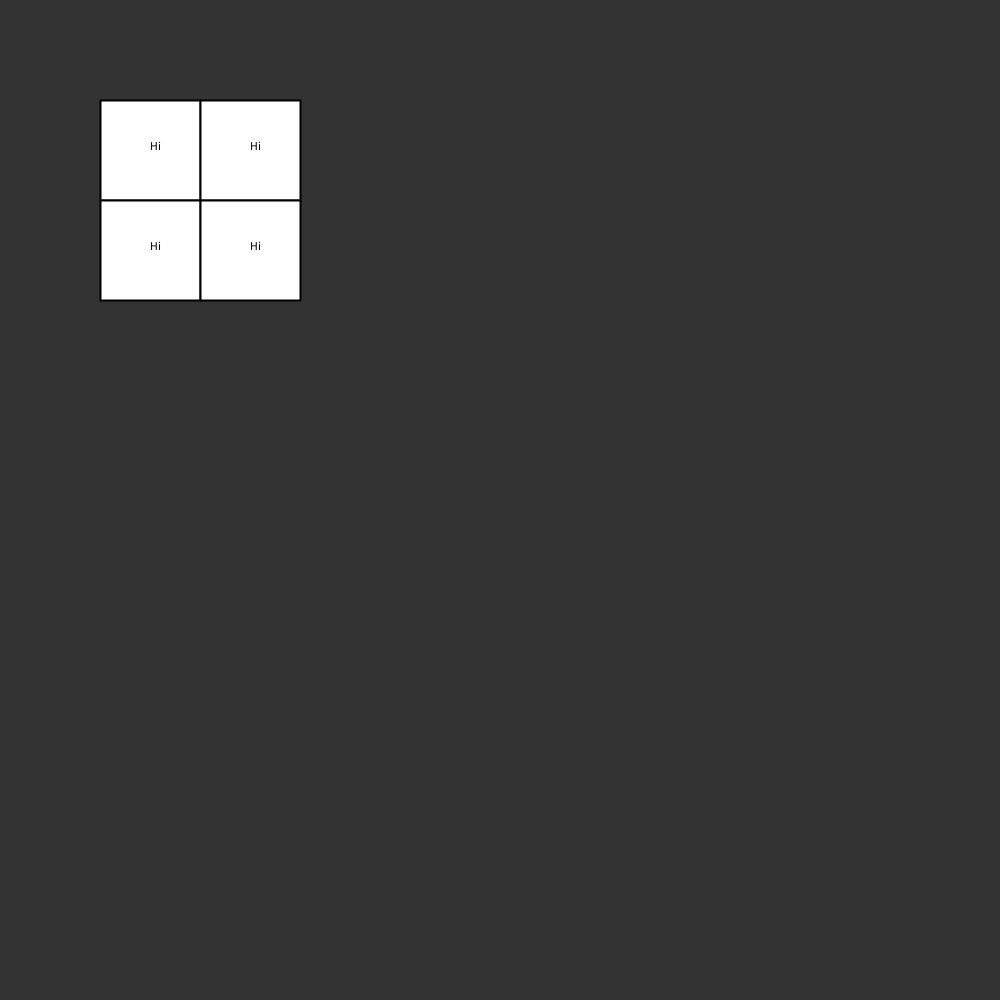
Frame 1 (no input)
Frame 60 (the mouse pressed at the canvas centre just before this capture): identical to frame 1, image omitted
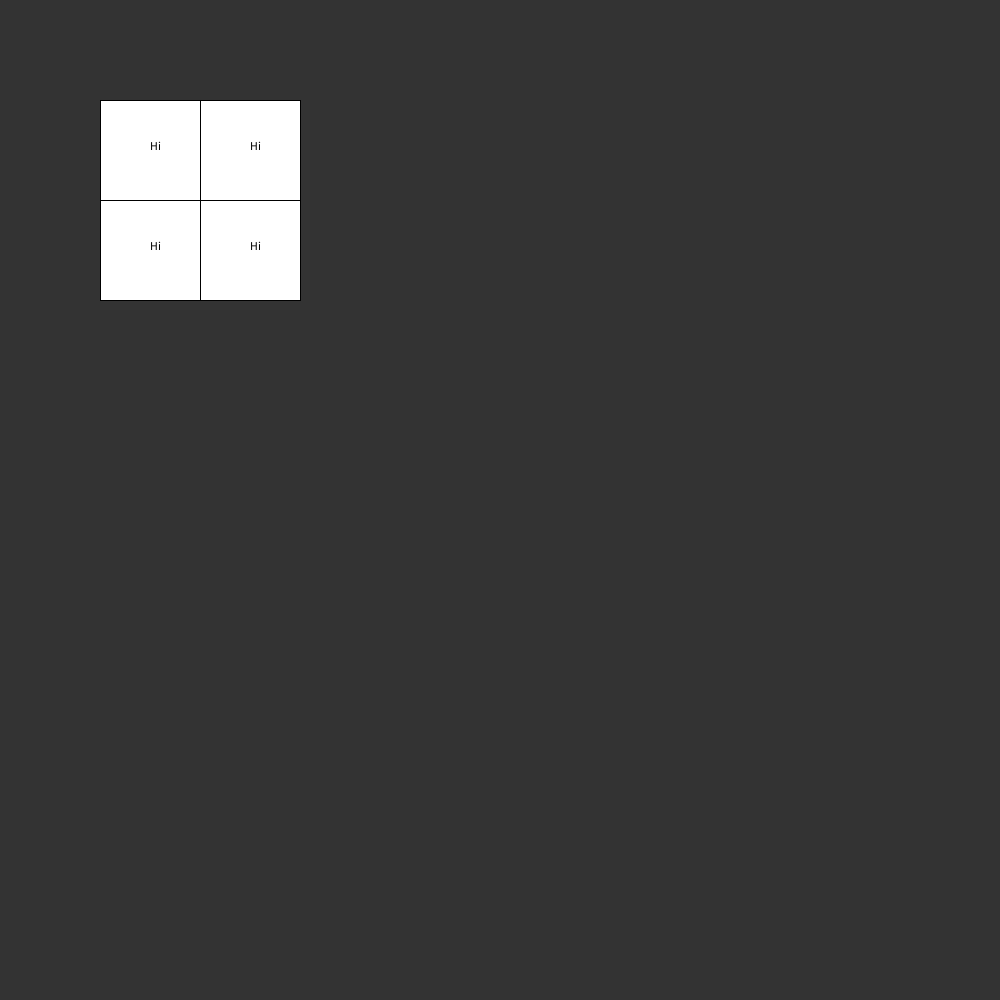
Frame 120 (the mouse held since frame 60 and released just before this capture)

The Processing sketch that drew these frames (run headless with seeded random() and noise(); from frame 60 on, the mouse is pressed at the canvas centre):

// Processing sketch: sketch_190404a
// ── sketch_190404a.pde

ArrayList<Button> Buttons;

void setup(){
 size(1000,1000); 
 Buttons = new ArrayList<Button>();
 Buttons.add(new Button(100,100,100,100,"Hi"));
 Buttons.add(new Button(100,200,100,100,"Hi"));
 Buttons.add(new Button(200,100,100,100,"Hi"));
 Buttons.add(new Button(200,200,100,100,"Hi"));
 
 
 
 Buttons.get(0).setText("Hi");
}
void mousePressed(){
  for(Button b: Buttons){
    if(b.isFocused()){
      b.setBorderWidth(2);
    }else{
     b.setBorderWidth(1); 
     
    }
  }
}
void draw(){
 background(51);
 for(Button b: Buttons){
  b.draw(); 
   
 }
}

// ── button.pde
class Button{
 public int x, y, w, h;
 public int borderWidth;
 public String Text;
 Button(int x, int y, int w, int h){
   this.x = x;
   this.y = y;
   this.w = w;
   this.h = h;
   borderWidth = 2;
 }
 Button(int x, int y, int w, int h, String Text){
   this.x = x;
   this.y = y;
   this.w = w;
   this.h = h;
   this.Text = Text;
   borderWidth = 2;
 }
 void draw(){
    int temp = 2;
    fill(255);
    strokeWeight(borderWidth);
    rect(x,y,w,h); 
    strokeWeight(temp);
    fill(0);
    text(Text, x+w/2, y+h/2);
 }
  
 boolean isFocused(){
 return mouseX >= x && mouseX <= x+w && mouseY >= y && mouseY <= y+h;  
 }
 
 void setBorderWidth(int b){
   borderWidth = b; 
 }
 void setText(String text){
  Text = text; 
 }

}
